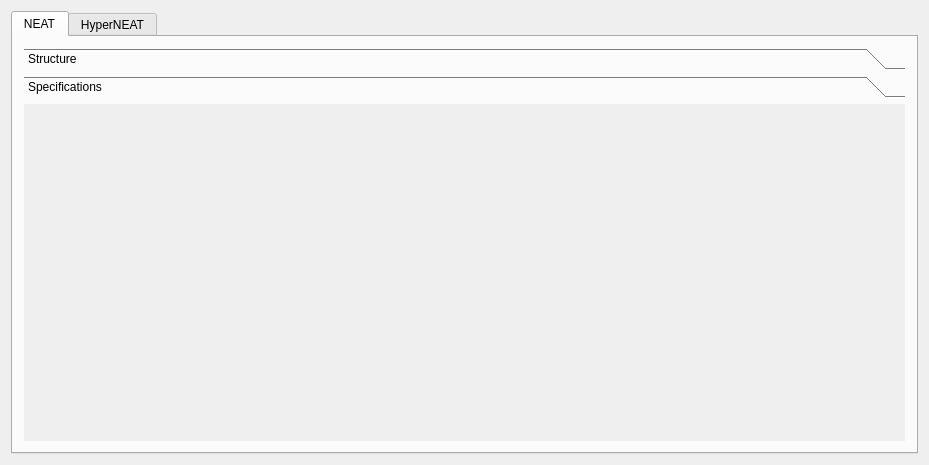
<?xml version="1.0" encoding="UTF-8"?>
<ui version="4.0">
 <class>MainWindow</class>
 <widget class="QMainWindow" name="MainWindow">
  <property name="geometry">
   <rect>
    <x>0</x>
    <y>0</y>
    <width>929</width>
    <height>465</height>
   </rect>
  </property>
  <property name="windowTitle">
   <string>MainWindow</string>
  </property>
  <widget class="QWidget" name="centralWidget">
   <layout class="QGridLayout" name="gridLayout">
    <item row="0" column="0">
     <widget class="QTabWidget" name="tabWidget">
      <property name="currentIndex">
       <number>0</number>
      </property>
      <widget class="QWidget" name="NEAT">
       <attribute name="title">
        <string>NEAT</string>
       </attribute>
       <layout class="QGridLayout" name="gridLayout_2">
        <item row="0" column="0">
         <widget class="QToolBox" name="toolBox">
          <property name="currentIndex">
           <number>1</number>
          </property>
          <widget class="QWidget" name="NEATStructure">
           <property name="geometry">
            <rect>
             <x>0</x>
             <y>0</y>
             <width>630</width>
             <height>236</height>
            </rect>
           </property>
           <attribute name="label">
            <string>Structure</string>
           </attribute>
           <layout class="QGridLayout" name="gridLayout_3">
            <item row="0" column="0">
             <layout class="QVBoxLayout" name="NEATVStructureVerticalLayout"/>
            </item>
           </layout>
          </widget>
          <widget class="QWidget" name="NEATSpecifications">
           <property name="geometry">
            <rect>
             <x>0</x>
             <y>0</y>
             <width>889</width>
             <height>345</height>
            </rect>
           </property>
           <attribute name="label">
            <string>Specifications</string>
           </attribute>
           <layout class="QGridLayout" name="gridLayout_4">
            <item row="0" column="0">
             <layout class="QVBoxLayout" name="NEATSpecificationsVerticalLayout"/>
            </item>
           </layout>
          </widget>
         </widget>
        </item>
       </layout>
      </widget>
      <widget class="QWidget" name="HyperNEAT">
       <attribute name="title">
        <string>HyperNEAT</string>
       </attribute>
      </widget>
     </widget>
    </item>
   </layout>
  </widget>
 </widget>
 <layoutdefault spacing="6" margin="11"/>
 <resources/>
 <connections/>
</ui>
